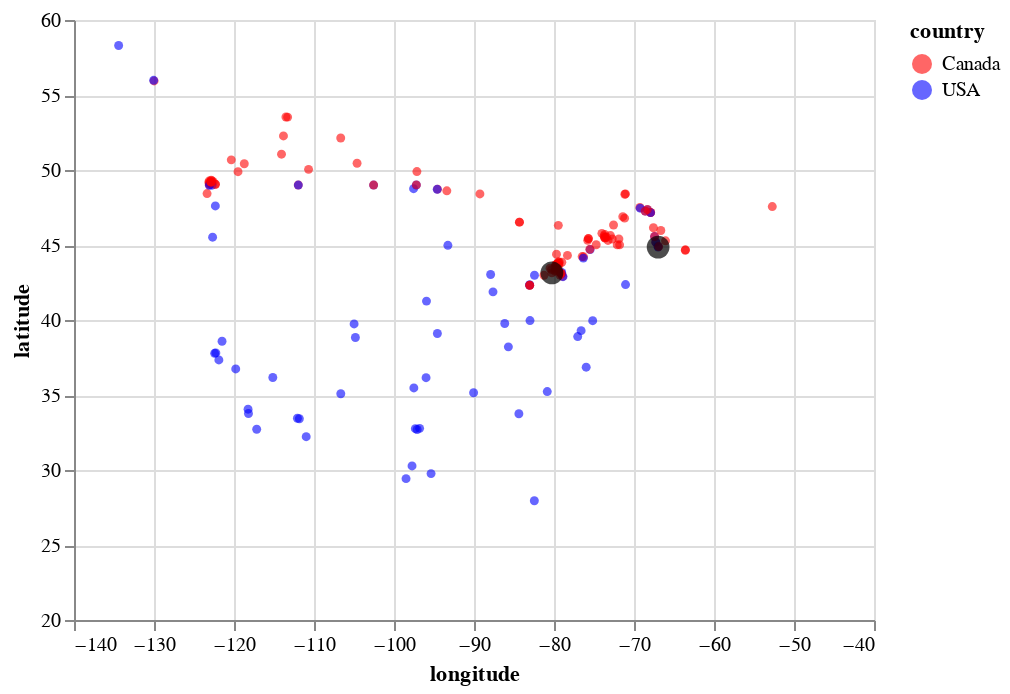

Notebook source saved alongside this figure:
### Markdown cell above
The two sampled points are shown as black circles below.

Our goal is to find how similar these two points are.

### Code cell
cities_viz + alt.Chart(two_cities).mark_circle(size=130, color='black').encode(
    alt.X('longitude'),
    alt.Y('latitude')
)

### Figure 1 — Vega-Lite specification as saved in the notebook (floating-point values rounded to 4 significant figures; data arrays with more than 128 entries replaced by an {"elided": "..."} marker saying what was removed)
{"config": {"view": {"continuousWidth": 400, "continuousHeight": 300}}, "layer": [{"data": {"name": "data-66158384001fb6a73b6445c49f67d5ce"}, "mark": {"type": "circle", "opacity": 0.6, "size": 20}, "encoding": {"color": {"field": "country", "scale": {"domain": ["Canada", "USA"], "range": ["red", "blue"]}, "type": "nominal"}, "x": {"field": "longitude", "scale": {"domain": [-140, -40]}, "type": "quantitative"}, "y": {"field": "latitude", "scale": {"domain": [20, 60]}, "type": "quantitative"}}}, {"data": {"name": "data-7c144ccbe61beb3e29b101c8ca59a046"}, "mark": {"type": "circle", "color": "black", "size": 130}, "encoding": {"x": {"field": "longitude", "type": "quantitative"}, "y": {"field": "latitude", "type": "quantitative"}}}], "$schema": "https://vega.github.io/schema/vega-lite/v4.17.0.json", "datasets": {"data-66158384001fb6a73b6445c49f67d5ce": {"elided": "167 records"}, "data-7c144ccbe61beb3e29b101c8ca59a046": [{"longitude": -66.98, "latitude": 44.86}, {"longitude": -80.26, "latitude": 43.14}]}}
